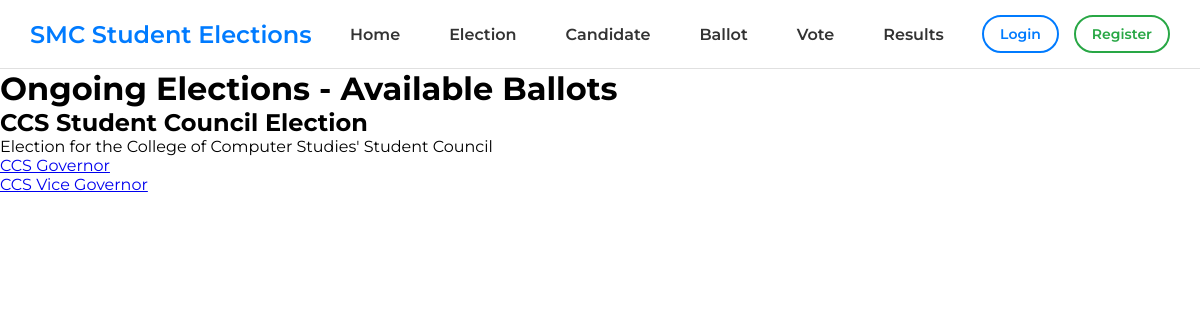
Screenshot of /vote/ with the database file from the repository.
### election/models.py (models this page shows, shortened)
class Election(models.Model):
    STATUS_CHOICES = [
        ('upcoming', 'Upcoming'),
        ('ongoing', 'Ongoing'),
        ('closed', 'Closed'),
    ]
    title = models.CharField(max_length=255)
    description = models.TextField()
    start_date = models.DateTimeField()
    end_date = models.DateTimeField()
    status = models.CharField(max_length=10, choices=STATUS_CHOICES)
    created_by = models.ForeignKey(Admin, on_delete=models.CASCADE, related_name='elections')
    class Meta:
        ordering = ['-start_date']

class Ballot(models.Model):
    election = models.ForeignKey(Election, on_delete=models.CASCADE, related_name='ballots')
    title = models.CharField(max_length=255)
    description = models.TextField()
    max_votes_allowed = models.PositiveIntegerField()
    display_order = models.PositiveIntegerField()
    class Meta:
        ordering = ['display_order']

### election/views.py (the view)
# urls.py: path('vote/', views.vote_list, name='vote_list'),
def vote_list(request):
    ongoing_elections = Election.objects.filter(status='ongoing').prefetch_related('ballots')
    return render(request, 'vote_list.html', {'elections': ongoing_elections})

### election/templates/vote_list.html (shortened to what this page needs)
<!DOCTYPE html>
<html>
<head>
</head>
<body>
    {% include 'navbar.html' %}
    <h1>Ongoing Elections - Available Ballots</h1>
    {% if elections %}
        {% for election in elections %}
            <h2>{{ election.title }}</h2>
            <p>{{ election.description }}</p>
            <ul>
                {% for ballot in election.ballots.all %}
                    <li>
                        <a href="{% url 'vote' ballot.id %}">{{ ballot.title }}</a>
                    </li>
                {% empty %}
                    <li>No ballots available for this election.</li>
                {% endfor %}
            </ul>
        {% endfor %}
    {% else %}
        <p>No ongoing elections available.</p>
    {% endif %}
</body>
</html>

### election/templates/navbar.html (style rules this page uses)
*, *::before, *::after { box-sizing: border-box; margin: 0; padding: 0; }
body { font-family: 'Montserrat', sans-serif; }

### rows the page displays
Election: title "CCS Student Council Election", description "Election for the College of Computer Studies' Student Council"
Ballot: title "CCS Governor"
Ballot: title "CCS Vice Governor"
